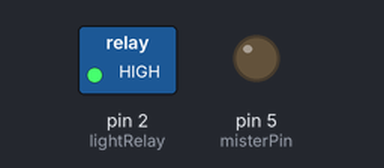
Simulated run of this sketch. Board: Arduino Uno, built with avr-gcc and run on an emulated ATmega328P. Parts: switched loads named in the sketch (green lamp = pin HIGH), output pins drawn as LEDs (lit = HIGH). The local clock reads 2024-03-15 10:24:30 at power-on unless the sketch sets it.

Above: at 1.5 s.
At 4.5 s:
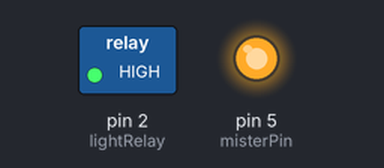
Timing chart, 0 to 7.8 s (numbered marks = the images above):
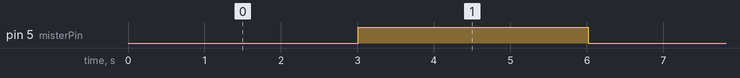

Measured:
- by itself, pin 5 (misterPin): alternates HIGH for 3.0 s and LOW for 3.0 s

The sketch:

timedLightAndMister.ino
```cpp
#include <Wire.h>
#include <RTClib.h>
#include <Time.h>
#include <TimeAlarms.h>

RTC_DS1307 RTC;

int lightRelay = 2;
int misterState = LOW;
const int misterPin = 5;
unsigned long previousMillis = 0;
const long OnTime = 3000;
const long OffTime = 3000;

// Start Time
int sHour = 17;
int sMinute = 12;
int sSecond = 0;

// End Time
int eHour = 17;
int eMinute = 22;
int eSecond = 0;

void setup()
{
// Set the light to off immediately
digitalWrite(lightRelay, HIGH);

Serial.begin(9600);
Wire.begin();
RTC.begin();

pinMode(misterPin, OUTPUT);           // set pinModes
pinMode(lightRelay, OUTPUT);          //set pinModes

Alarm.alarmRepeat(17,12,0, LightOn);           //  Turn on the light
Alarm.alarmRepeat(17,22,0, LightOff);              //  Turn off the light

// Notify if the RTC isn't running
if (! RTC.isrunning()) {
    Serial.println("RTC is NOT running");
  }

  // Get time from RTC
  DateTime current = RTC.now();
  DateTime compiled = DateTime(__DATE__, __TIME__);
  if (current.unixtime() < compiled.unixtime()) {
    Serial.println("RTC is older than compile time! Updating");
    RTC.adjust(DateTime(__DATE__, __TIME__));
  }

  // Use RTC time to set the start time
  setTime(sHour, sMinute, sSecond, current.day(), current.month(), current.year());
  time_t s = now();

  // Use RTC time to set the end time
  setTime(eHour, eMinute, eSecond, current.day(), current.month(), current.year());
  time_t e = now();

  // Use RTC time to set the current time
  setTime(current.hour(), current.minute(), current.second(), current.day(), current.month(), current.year());
  time_t n = now();

 // Test if grow light should be on
  if (s <= n && n <= e) {
    digitalWrite(lightRelay, LOW);  // Sets the grow light "on"
  }

}


void loop()
{
RTC.now();
unsigned long currentMillis = millis();
if ((misterState == HIGH) && (currentMillis - previousMillis >= OnTime))
{
  misterState = LOW;
  previousMillis = currentMillis;
  digitalWrite(misterPin, misterState);
}
 else if ((misterState == LOW) && (currentMillis - previousMillis >= OffTime))
 {
  misterState = HIGH;
  previousMillis = currentMillis;
  digitalWrite(misterPin, misterState);
  }
  Alarm.delay(1000);
}


//Turn on the light
void LightOn()
{
  digitalWrite(lightRelay, LOW);
}

void LightOff()
{
  digitalWrite(lightRelay, HIGH);
}
```
